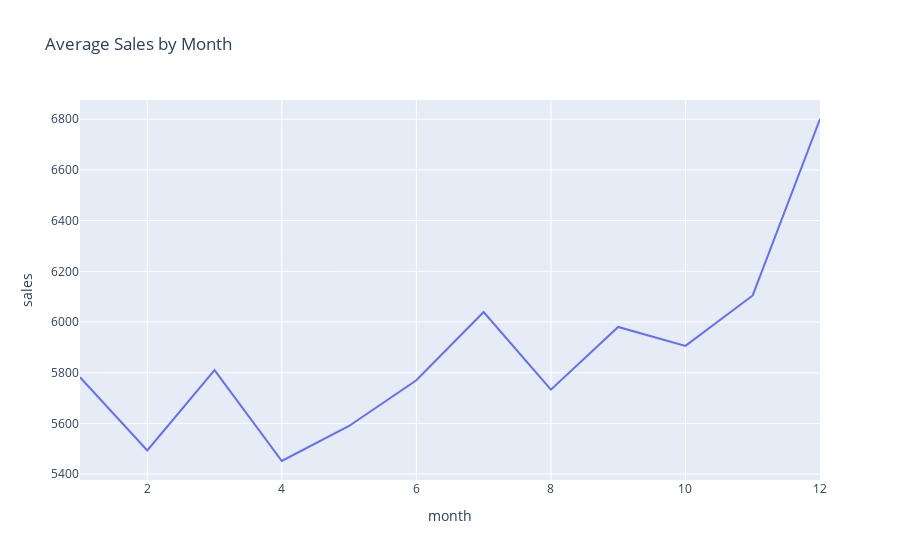

Write notebook code for a chart like this one.
### Markdown cell above
The above graph shows how the sales change during the days of the month. The source data states that wages in the public sector are paid every two weeks on the 15th and last day of the month. This could be the reason why the average sales are higher in the days following payday. This is indicative of daily seasonality and we will also take this into account when creating our dummies.

### Code cell
# plot based on month
px.line((ct.groupby('month')['sales'].mean().reset_index()),x='month',y='sales',title='Average Sales by Month')

### Figure 1 — Plotly figure (JSON) as saved in the notebook; plotly's stock layout.template omitted (floating-point values rounded to 4 significant figures)
{"data": [{"hovertemplate": "month=%{x}<br>sales=%{y}<extra></extra>", "legendgroup": "", "line": {"color": "#636efa", "dash": "solid"}, "marker": {"symbol": "circle"}, "mode": "lines", "name": "", "orientation": "v", "showlegend": false, "type": "scatter", "x": [1, 2, 3, 4, 5, 6, 7, 8, 9, 10, 11, 12], "xaxis": "x", "y": [5782.0, 5493.0, 5810.0, 5452.0, 5590.0, 5770.0, 6039.0, 5733.0, 5981.0, 5906.0, 6105.0, 6801.0], "yaxis": "y"}], "layout": {"autosize": true, "legend": {"tracegroupgap": 0}, "title": {"text": "Average Sales by Month"}, "xaxis": {"anchor": "y", "autorange": true, "domain": [0, 1], "range": [1, 12], "title": {"text": "month"}, "type": "linear"}, "yaxis": {"anchor": "x", "autorange": true, "domain": [0, 1], "range": [5377.0, 6876.0], "title": {"text": "sales"}, "type": "linear"}}}
